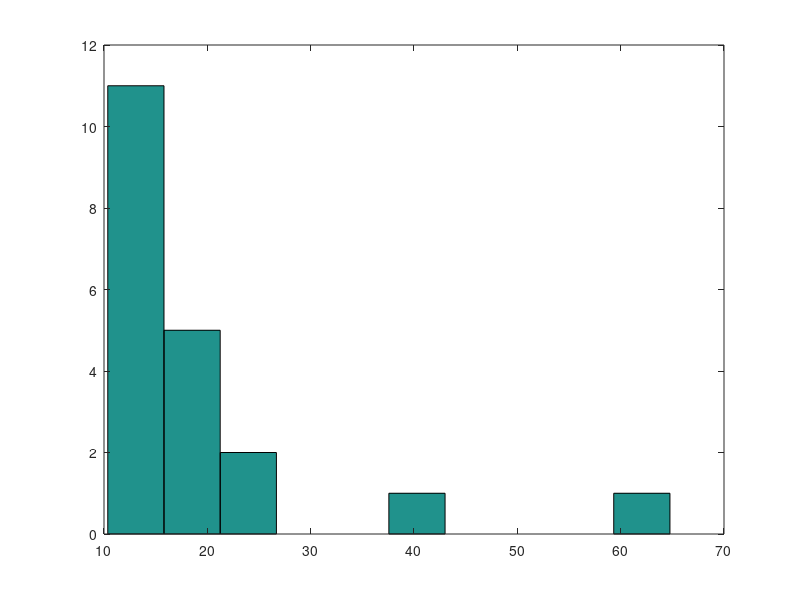

Recreate this plot in MATLAB.
% Angular shield size:
mu=10;
minASS=10;
maxASS=360;



for j = 1:20

ASS=nan;
while ~isfinite(ASS)| ASS<minASS|ASS>maxASS
ASS=exprnd(mu);
end
allASS(j)=ASS;

end

hist(allASS)

